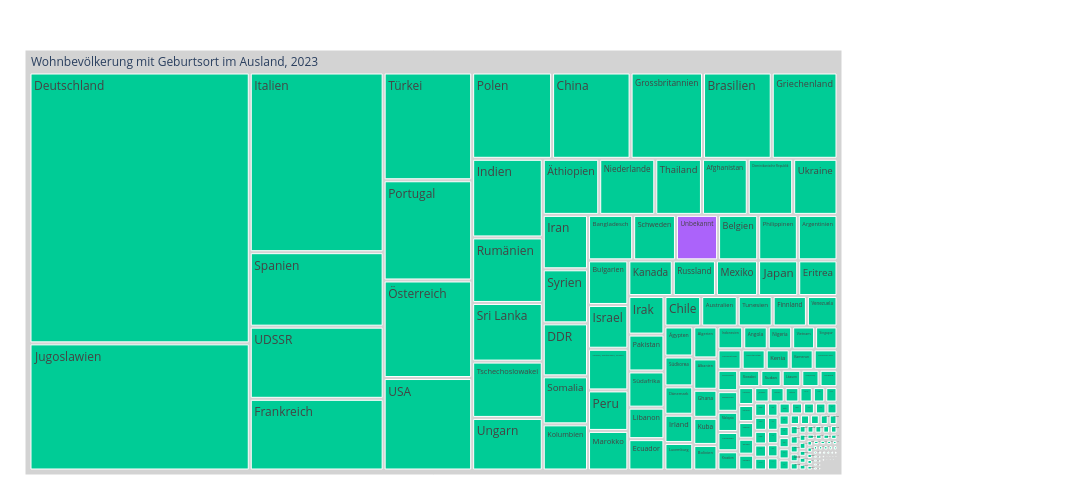

This figure's notebook cell:
### Code cell
myHeaderTitle="Wohnbevölkerung mit Geburtsort im Ausland, "+ data_max_date

fig = px.treemap(myTreemapAgg.query('GebLandHistLang !="Schweiz"').reset_index(), path=[px.Constant(myHeaderTitle)
                ,'GebLandHistLang']
                 , values='sum_WBev'
                 , color='GebOrtHistLang'
                 ## bei discrete scales (bei Klassen und Strings):                 
                , color_discrete_map={'(?)':'lightgrey','Deutschland':'gold', 'Jugoslawien':'#FF3030', 'Türkei':'#EE3B3B', 'Serbien':'#A2CD5A','Kosovo':'#CAFF70','Österreich':'orange','Italien':'#104E8B','AL':'deeppink','SVP':'forestgreen', 'FL ZÜRI':'#8B864E','Volt':'#lightblue' }             
                 ## bei continuous scales (bei Zahlenwerten):
                #, color_continuous_scale='cividis'
                #, color_continuous_midpoint=np.average(df['AnzBestWir'], weights=df['AnzBestWir'])  
                 ,height=500
                 ,width=1300                 
                )
fig.update_traces(root_color="grey")
fig.update_layout(margin = dict(t=50, l=25, r=250, b=25))
#Was soll beim hoovern angezeigt werden?
fig.data[0].hovertemplate = '%{label}<br><br>AnzPers:<br>%{value}<extra></extra>'
fig.show()

### Figure 1 — Plotly figure (JSON) as saved in the notebook; plotly's stock layout.template omitted (floating-point values rounded to 4 significant figures; data arrays with more than 128 entries replaced by an {"elided": "..."} marker saying what was removed)
{"data": [{"branchvalues": "total", "customdata": {"elided": "219x1 str values"}, "domain": {"x": [0, 1], "y": [0, 1]}, "hovertemplate": "%{label}<br><br>AnzPers:<br>%{value}<extra></extra>", "ids": {"elided": "219 str values"}, "labels": {"elided": "219 str values"}, "marker": {"colors": {"elided": "219 str values"}}, "name": "", "parents": {"elided": "219 str values"}, "root": {"color": "grey"}, "type": "treemap", "values": {"elided": "219 int values"}}], "layout": {"height": 500, "legend": {"tracegroupgap": 0}, "margin": {"b": 25, "l": 25, "r": 250, "t": 50}, "width": 1300}}
